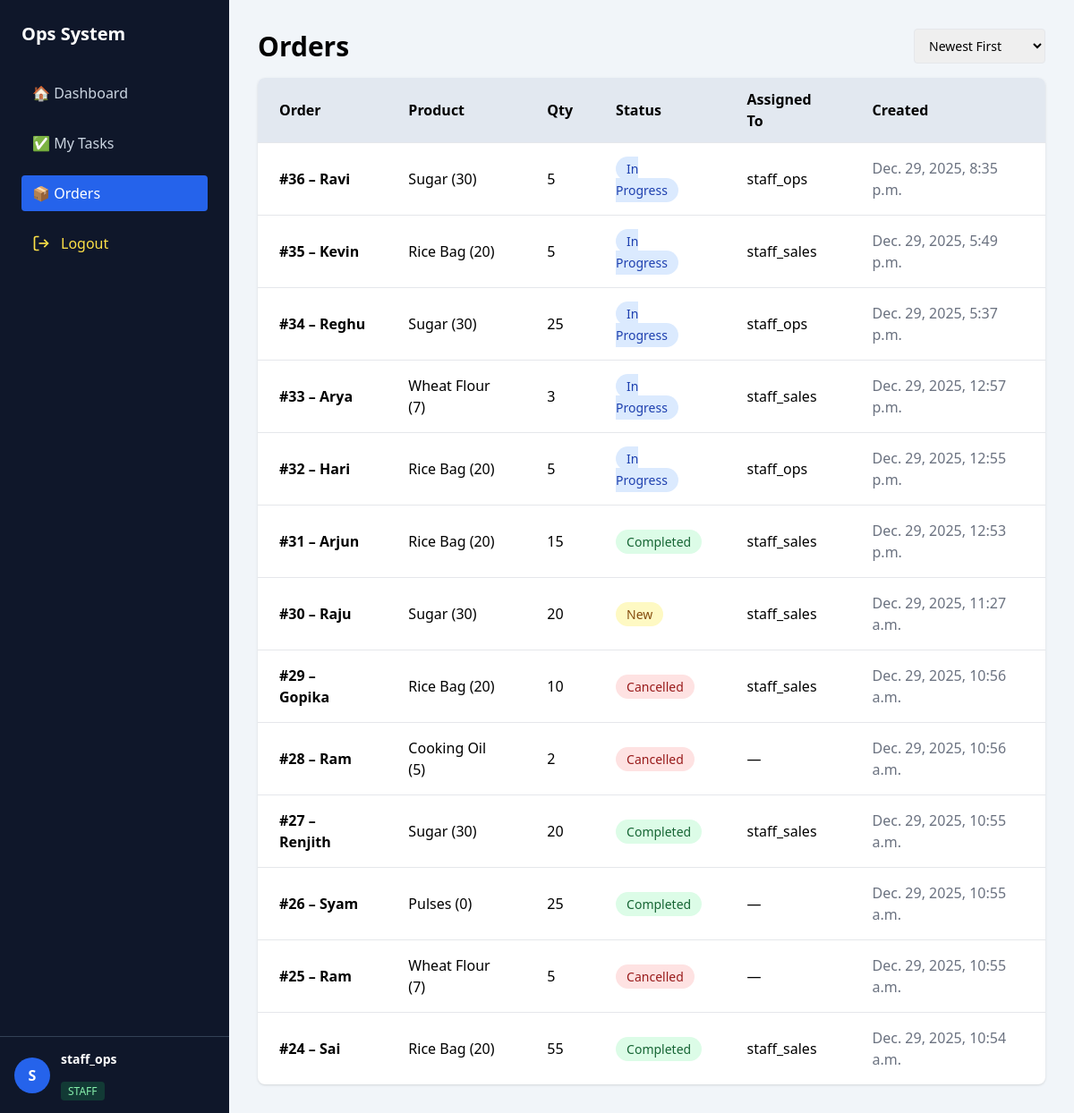
Page /orders/ (signed in) on the earlier database version.
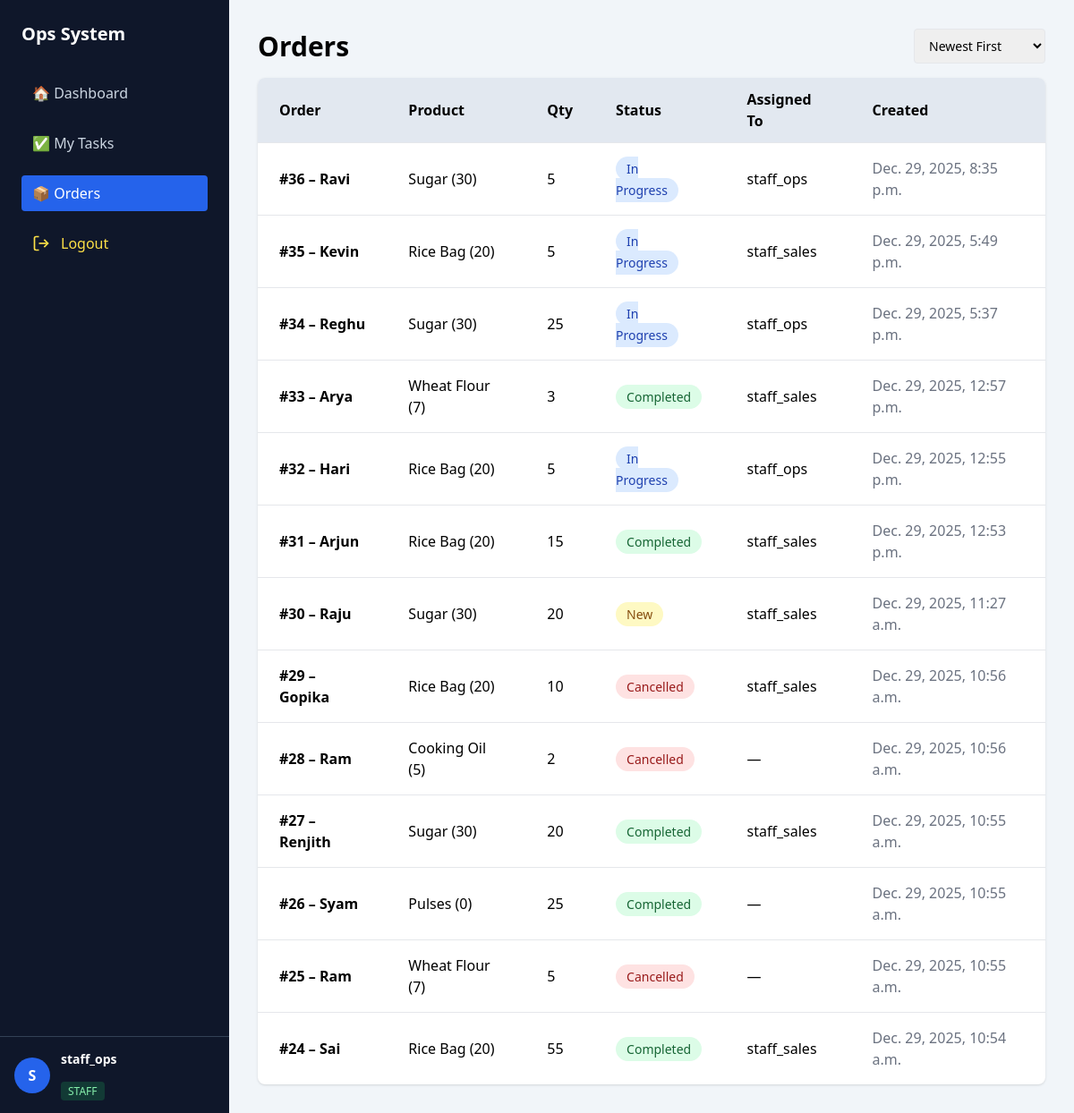
Same page on the later database version.
### orders/models.py (models this page shows, shortened)
class Order(models.Model):
    STATUS_CHOICES = (
        ('NEW', 'New'),
        ('IN_PROGRESS', 'In Progress'),
        ('COMPLETED', 'Completed'),
        ('CANCELLED', 'Cancelled'),
    )
    customer_name = models.CharField(max_length=100)
    product = models.ForeignKey(Product, on_delete=models.PROTECT)
    quantity = models.PositiveIntegerField()
    status = models.CharField(
        max_length=20,
        choices=STATUS_CHOICES,
        default='NEW'
    )
    assigned_to = models.ForeignKey(
        User,
        on_delete=models.SET_NULL,
        null=True,
        blank=True
    )
    created_at = models.DateTimeField(auto_now_add=True)

### inventory/models.py (models this page shows, shortened)
class Product(models.Model):
    name = models.CharField(max_length=100)
    sku = models.CharField(max_length=50, unique=True)
    current_stock = models.IntegerField(default=0)
    reorder_level = models.IntegerField(default=10)
    is_active = models.BooleanField(default=True)
    price = models.DecimalField(max_digits=10,decimal_places=2,default=0)
    def __str__(self):
        return f"{self.name} ({self.current_stock})"

### core/views.py (the view)
# urls.py: path('orders/', views.orders_view, name='orders'),
@login_required
def orders_view(request):
    sort = request.GET.get("sort", "-created_at")
    allowed_sorts = [
        "created_at", "-created_at",
        "status", "-status",
        "customer_name", "-customer_name",
        "assigned_to__username", "-assigned_to__username",
    ]
    if sort not in allowed_sorts:
        sort = "-created_at"
    orders = Order.objects.select_related(
        "product", "assigned_to"
    ).order_by(sort)
    return render(
        request,
        "core/orders.html",
        {
            "orders": orders,
            "current_sort": sort
        }
    )

### core/templates/core/orders.html (shortened to what this page needs)
{% extends "core/base.html" %}
{% block content %}
<div class="flex justify-between items-center mb-4">
    <h1 class="text-3xl font-bold">Orders</h1>
    <form method="get">
        <select name="sort"
                onchange="this.form.submit()"
                class="border rounded px-3 py-2 text-sm">
            <option value="-created_at" {% if current_sort == "-created_at" %}selected{% endif %}>
                Newest First
            </option>
        </select>
    </form>
</div>
<div class="bg-white shadow rounded-lg overflow-hidden">
<table class="min-w-full">
    <thead class="bg-slate-200 text-left">
        <tr>
            <th class="px-6 py-3">Order</th>
            <th class="px-6 py-3">Product</th>
            <th class="px-6 py-3">Qty</th>
            <th class="px-6 py-3">Status</th>
            <th class="px-6 py-3">Assigned To</th>
            <th class="px-6 py-3">Created</th>
        </tr>
    </thead>
    <tbody>
        {% for order in orders %}
        <tr class="border-t hover:bg-slate-50">
            <td class="px-6 py-4 font-semibold">
                #{{ order.id }} – {{ order.customer_name }}
            </td>
            <td class="px-6 py-4">{{ order.product }}</td>
            <td class="px-6 py-4">{{ order.quantity }}</td>
            <td class="px-6 py-4">
                {% if order.status == 'NEW' %}
                    <span class="px-3 py-1 bg-yellow-100 text-yellow-800 rounded-full text-sm">New</span>
                {% elif order.status == 'IN_PROGRESS' %}
                    <span class="px-3 py-1 bg-blue-100 text-blue-800 rounded-full text-sm">In Progress</span>
                {% elif order.status == 'COMPLETED' %}
                    <span class="px-3 py-1 bg-green-100 text-green-800 rounded-full text-sm">Completed</span>
                {% else %}
                    <span class="px-3 py-1 bg-red-100 text-red-800 rounded-full text-sm">Cancelled</span>
                {% endif %}
            </td>
            <td class="px-6 py-4">
                {{ order.assigned_to|default:"—" }}
            </td>
            <td class="px-6 py-4 text-gray-500">
                {{ order.created_at }}
            </td>
        </tr>
        {% empty %}
        <tr>
            <td colspan="6" class="text-center py-8 text-gray-500">
                No orders found
            </td>
        </tr>
        {% endfor %}
    </tbody>
</table>
</div>
{% endblock %}

Differences in the rows shown:
changed Order "Arya": status "In Progress" → "Completed"
